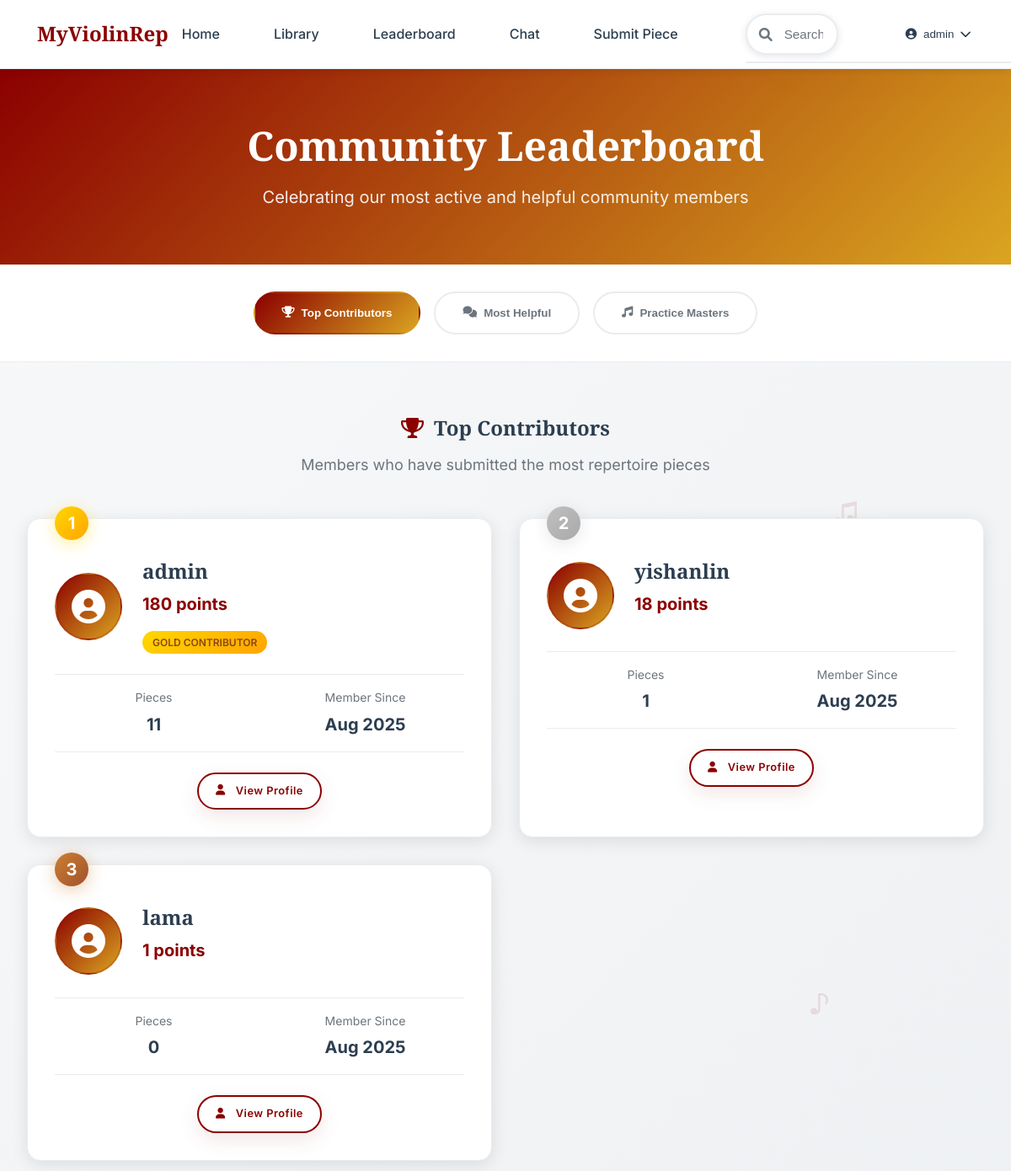
The page /leaderboard (signed in, upper part) on the database as committed earlier.
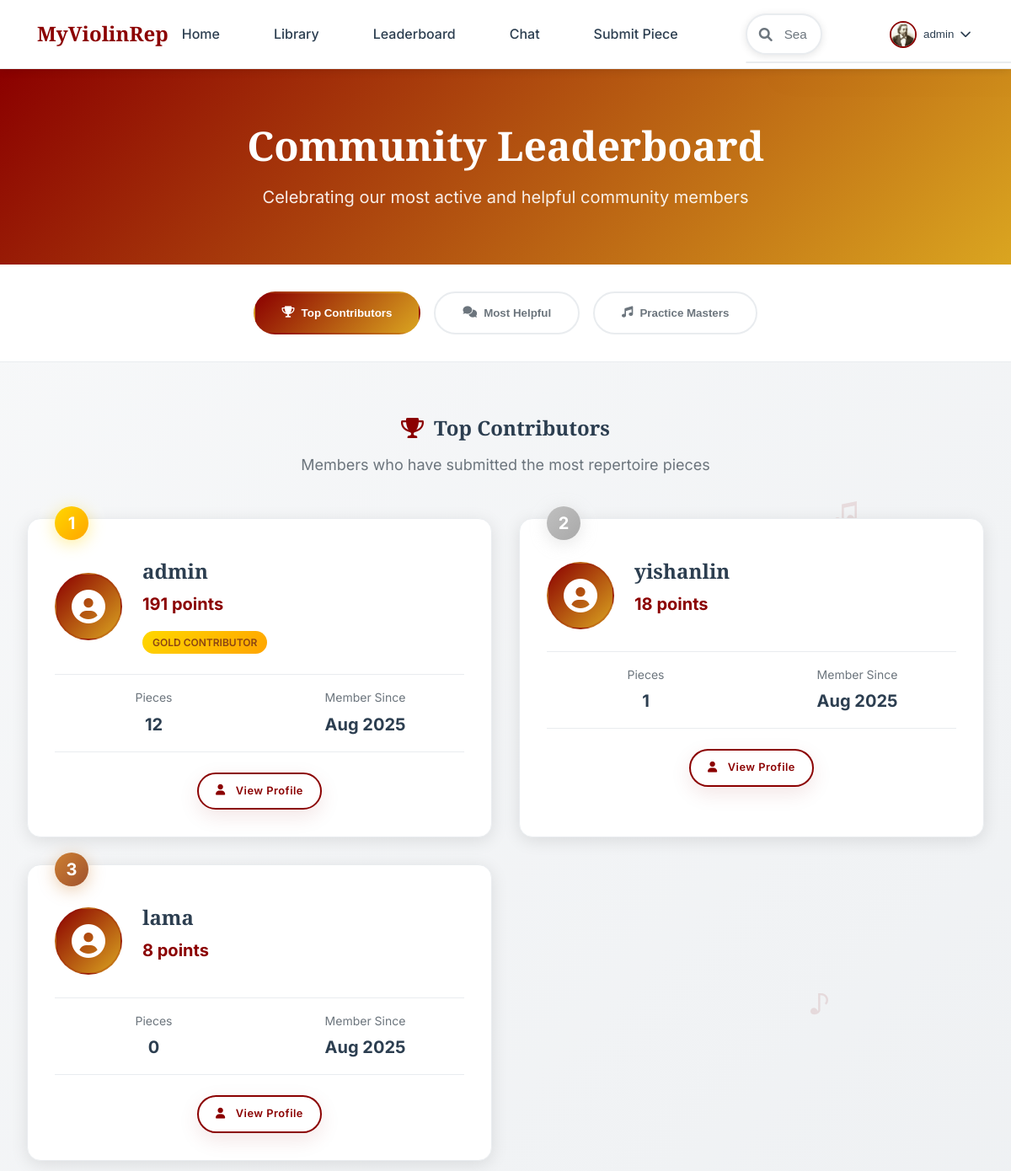
The same page on the database as committed later.
### app.py (models this page shows)
class User(UserMixin, db.Model):
    id = db.Column(db.Integer, primary_key=True)
    username = db.Column(db.String(80), unique=True, nullable=False)
    email = db.Column(db.String(120), unique=True, nullable=False)
    password_hash = db.Column(db.String(120), nullable=False)
    bio = db.Column(db.Text)
    avatar = db.Column(db.String(200))
    country = db.Column(db.String(100))
    currently_practicing = db.Column(db.String(200))
    join_date = db.Column(db.DateTime, default=datetime.utcnow)
    contribution_score = db.Column(db.Integer, default=0)
    forum_score = db.Column(db.Integer, default=0)
    ratings = db.relationship('Rating', backref='user', lazy=True)
    comments = db.relationship('Comment', backref='user', lazy=True)
    submissions = db.relationship('Piece', backref='submitter', lazy=True)
    sent_messages = db.relationship('Message', foreign_keys='Message.sender_id', backref='sender', lazy=True)
    received_messages = db.relationship('Message', foreign_keys='Message.recipient_id', backref='recipient', lazy=True)
    favorites = db.relationship('Favorite', backref='user', lazy=True)

### app.py (the view)
@app.route('/leaderboard')
def leaderboard():
    top_contributors = User.query.order_by(User.contribution_score.desc()).limit(10).all()
    top_forum_users = User.query.order_by(User.forum_score.desc()).limit(10).all()
    return render_template('leaderboard.html',
                         top_contributors=top_contributors,
                         top_forum_users=top_forum_users)

### app.py (called while the page is built)
@login_manager.user_loader
def load_user(user_id):
    return User.query.get(int(user_id))

### templates/leaderboard.html (shortened to what this page needs)
{% extends "base.html" %}
{% block content %}
<section class="leaderboard-header">
    <div class="container">
        <div class="header-content">
            <h1 class="page-title">Community Leaderboard</h1>
            <p class="page-subtitle">Celebrating our most active and helpful community members</p>
        </div>
    </div>
</section>
<section class="leaderboard-nav">
    <div class="container">
        <div class="nav-tabs">
            <button class="tab-btn active" onclick="showTab('contributors')">
                <i class="fas fa-trophy"></i>
                Top Contributors
            </button>
            <button class="tab-btn" onclick="showTab('forum')">
                <i class="fas fa-comments"></i>
                Most Helpful
            </button>
            <button class="tab-btn" onclick="showTab('practice')">
                <i class="fas fa-music"></i>
                Practice Masters
            </button>
        </div>
    </div>
</section>
<section class="leaderboard-section active" id="contributors-tab">
    <div class="container">
        <div class="section-header">
            <h2><i class="fas fa-trophy"></i> Top Contributors</h2>
            <p>Members who have submitted the most repertoire pieces</p>
        </div>
        <div class="leaderboard-grid">
            {% for user in top_contributors %}
            <div class="leaderboard-card" data-aos="fade-up" data-aos-delay="{{ loop.index * 100 }}">
                <div class="rank-badge rank-{{ loop.index }}">
                    {{ loop.index }}
                </div>
                <div class="user-info">
                    <div class="user-avatar">
                        <i class="fas fa-user-circle"></i>
                    </div>
                    <div class="user-details">
                        <h3>{{ user.username }}</h3>
                        <p class="user-score">{{ user.contribution_score }} points</p>
                        <div class="user-badges">
                            {% if user.contribution_score >= 100 %}
                                <span class="badge gold">Gold Contributor</span>
                            {% elif user.contribution_score >= 50 %}
                                <span class="badge silver">Silver Contributor</span>
                            {% elif user.contribution_score >= 20 %}
                                <span class="badge bronze">Bronze Contributor</span>
                            {% endif %}
                        </div>
                    </div>
                </div>
                <div class="user-stats">
                    <div class="stat-item">
                        <span class="stat-label">Pieces</span>
                        <span class="stat-value">{{ user.submissions|length }}</span>
                    </div>
                    <div class="stat-item">
                        <span class="stat-label">Member Since</span>
                        <span class="stat-value">{{ user.join_date.strftime('%b %Y') }}</span>
                    </div>
                </div>
                <div class="user-actions">
                    <a href="{{ url_for('profile', username=user.username) }}" class="btn btn-outline btn-sm">
                        <i class="fas fa-user"></i>
                        View Profile
                    </a>
                </div>
            </div>
            {% endfor %}
        </div>
    </div>
</section>
{% endblock %}
{% block extra_css %}
<link href="https://unpkg.com/aos@2.3.1/dist/aos.css" rel="stylesheet">
{% endblock %}

### templates/base.html (shortened to what this page needs)
<!DOCTYPE html>
<html lang="en">
<head>
    <link rel="stylesheet" href="https://cdnjs.cloudflare.com/ajax/libs/font-awesome/6.0.0/css/all.min.css">
    <link rel="stylesheet" href="{{ url_for('static', filename='css/style.css') }}">
    {% block extra_css %}{% endblock %}
</head>
<body>
    <nav class="navbar">
        <div class="nav-container">
            <div class="nav-logo">
                <span>MyViolinRep</span>
            </div>
            <div class="nav-menu">
                <a href="{{ url_for('index') }}" class="nav-link">Home</a>
                <a href="{{ url_for('library') }}" class="nav-link">Library</a>
                <a href="{{ url_for('leaderboard') }}" class="nav-link">Leaderboard</a>
                <a href="{{ url_for('chat') }}" class="nav-link">Chat</a>
                {% if current_user.is_authenticated %}
                    <a href="{{ url_for('submit_piece') }}" class="nav-link">Submit Piece</a>
                    <div class="global-search">
                        <i class="fas fa-search search-icon"></i>
                        <input type="text" id="globalSearch" placeholder="Search" class="global-search-input">
                        <div class="search-results" id="searchResults"></div>
                    </div>
                    <div class="user-menu">
                        <button class="user-menu-btn">
                            {% if current_user.avatar %}
                                <img src="{{ current_user.avatar }}" alt="{{ current_user.username }}" class="user-avatar-nav">
                            {% else %}
                                <i class="fas fa-user-circle"></i>
                            {% endif %}
                            {{ current_user.username }}
                            <i class="fas fa-chevron-down"></i>
                        </button>
                    </div>
                {% else %}
                    <a href="{{ url_for('login') }}" class="nav-link">Login</a>
                    <a href="{{ url_for('register') }}" class="nav-link register-btn">Register</a>
                {% endif %}
            </div>
        </div>
    </nav>
    <main class="main-content">
        {% block content %}{% endblock %}
    </main>
    <div class="floating-notes">
        <div class="note note-1">♪</div>
        <div class="note note-2">♫</div>
        <div class="note note-5">♪</div>
    </div>
</body>
</html>

Rows that differ between the two databases and show on the page:
changed User "admin": avatar: picture added; contribution_score "180" → "191"; submissions|length "11" → "12"
changed User "lama": contribution_score "1" → "8"
